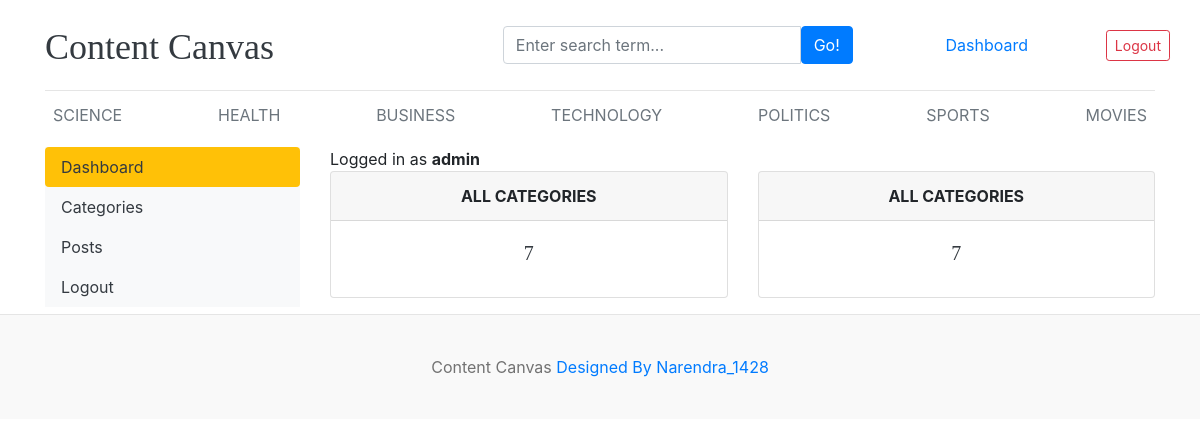
The page /dashboard/ (signed in) on the database its author committed.
### blog/models.py (models this page shows, shortened)
class Category(models.Model):
    category_name=models.CharField(max_length=50,unique=True)
    created_at=models.DateTimeField(auto_now_add=True)
    updated_at=models.DateTimeField(auto_now=True)
    class Meta:
        verbose_name_plural='categories'

### dashboards/views.py (the view)
# urls.py: path('dashboard/',include('dashboards.urls')),
@login_required(login_url='login')
def dashboard(request):
    category_count=Category.objects.all().count()
    blogs_count=Blog.objects.all().count()
    context={
        'category_count':category_count,
        'blogs_count':blogs_count,
    }
    return render(request,'dashboard/dashboard.html',context)

### blog/context_processors.py (called while the page is built)
def get_categories(request):
    categories=Category.objects.all()
    return dict(categories=categories)

def get_social_links(request):
    social_links=SocialLink.objects.all()
    return dict(social_links=social_links)

### templates/dashboard/dashboard.html
{% extends 'base.html' %}
{% block content %}
<div class="row">
{% include 'dashboard/sidebar.html' %}
<div class="col-md-9">
    <span>Logged in as <b> {{user}} </b></span>
<div class="row">
<div class="col">
<div class="card border-default mb-3">
<div class="card-header text-center text-uppercase font-weight-bold">All Categories</div>
<div class="card-body text-dark">
<h5 class="card-title text-center">{{category_count}}</h5>
</div>
</div>
</div>
<div class="col">
<div class="card border-default mb-3">
<div class="card-header text-center text-uppercase font-weight-bold">All Categories</div>
<div class="card-body text-dark">
<h5 class="card-title text-center">{{blogs_count}}</h5>
</div>
</div>
</div>
</div>
</div>
</div>
{% endblock %}

### templates/base.html (shortened to what this page needs)
{% load static %}
<!DOCTYPE html>
<html lang="en">
<head>
    <link href="https://getbootstrap.com/docs/4.0/dist/css/bootstrap.min.css" rel="stylesheet">
    <link rel="stylesheet" href="https://cdnjs.cloudflare.com/ajax/libs/font-awesome/6.5.1/css/all.min.css" />
    <link href="{% static 'css/cc.css' %}" rel="stylesheet">
  </head>
<body>
    <div class="container">
      <header class="blog-header py-3">
        <div class="row flex-nowrap justify-content-between align-items-center">
          <div class="col-4 pt-1">
            <a class="blog-header-logo text-dark" href="/">Content Canvas</a>
          </div>
          <div class="col-4">
            <form action="{% url 'search' %}" method="GET">
              <div class="input-group">
                <input class="form-control" type="text" name="keyword" value="{{keyword}}" placeholder="Enter search term..." aria-label="Enter search term..." aria-describedby="button-search" />
                <button type="submit" class="btn btn-primary" id="button-search" type="button">Go!</button>
              </div>
            </form>
          </div>
          {% if not user.is_authenticated %}
          <div class="col-4 d-flex justify-content-end align-items-center">
            <a class="btn btn-sm btn-warning" href="{% url 'login' %}">Login</a> &nbsp;
            <a class="btn btn-sm btn-outline-secondary" href="{% url 'register' %}">Register</a>
          </div>
          {% else %}
          <span><a href="{% url 'dashboard' %}">Dashboard</a></span>
          <span><a class="btn btn-sm btn-outline-danger" href="{% url 'logout' %}">Logout</a></span>
          {% endif %}
        </div>
      </header>
      <div class="nav-scroller py-1 mb-2">
        <nav class="nav d-flex justify-content-between">
          {% for cat in categories %}
          <a class="p-2 text-muted" href="{% url 'posts_by_category' cat.id %}">{{cat.category_name}}</a>
          {% endfor %}
        </nav>
      </div>
{% block content %}
{% endblock  %}
    </div>
<footer class="blog-footer">
    <p class="text-center">Content Canvas  <a href="#">Designed By Narendra_1428</a></p>
  </footer>
  </body>
  </html>

### contentcanvas/static/css/cc.css (style rules this page uses)
.blog-header { border-bottom: 1px solid #e5e5e5; }
.blog-header-logo { font-family: "Playfair Display", Georgia, "Times New Roman", serif; font-size: 2.25rem; }
h1, h2, h3, h4, h5, h6 { font-family: "Playfair Display", Georgia, "Times New Roman", serif; }
.blog-footer { padding: 2.5rem 0; color: #727272; text-align: center; background-color: #f9f9f9; border-top: .05rem solid #e5e5e5; }
.blog-footer p:last-child { margin-bottom: 0; }

### rows shown on the page
Category: category_name "SCIENCE"
Category: category_name "HEALTH"
Category: category_name "BUSINESS"
Category: category_name "TECHNOLOGY"
Category: category_name "POLITICS"
Category: category_name "SPORTS"
Category: category_name "MOVIES"

### other values the page prints
{{ user }} "admin"
{{ category_count }} "7"
{{ blogs_count }} "7"
